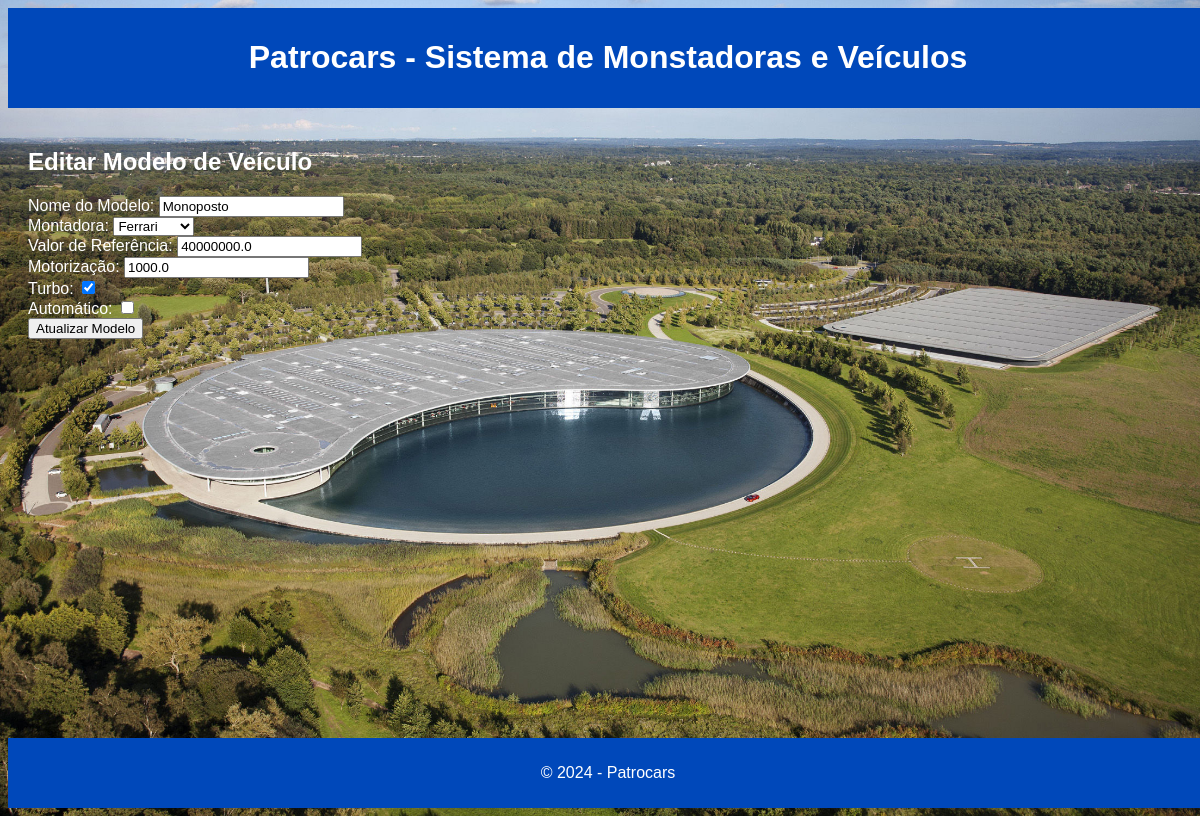
The page /modelos/1/edit on the database its author committed.
### models/modelo_model.py (models this page shows)
class Modelo(Base):
    __tablename__ = "modelos_veiculo"
    id = Column(Integer, primary_key=True, index=True)
    nome = Column(String, index=True)
    montadora_id = Column(Integer, ForeignKey('montadoras.id'))
    valor_referencia = Column(Float)
    motorizacao = Column(Float)
    turbo = Column(Boolean, default=False)
    automatico = Column(Boolean, default=False)
    montadora = relationship("Montadora", back_populates="modelos")
    veiculos = relationship("Veiculo", back_populates="modelo")

### models/montadora_model.py (models this page shows)
class Montadora(Base):
    __tablename__ = "montadoras"
    id = Column(Integer, primary_key=True, index=True)
    nome = Column(String, index=True)
    pais = Column(String)
    ano_fundacao = Column(Integer)
    modelos = relationship("Modelo", back_populates="montadora")

### controllers/modelo_controller.py (the view)
@router.get("/modelos/{modelo_id}/edit", response_class=HTMLResponse)
def form_edit_modelo(modelo_id: int, request: Request, db: Session = Depends(get_db)):
    modelo = db.query(Modelo).filter(Modelo.id == modelo_id).first()
    montadoras = db.query(Montadora).all()
    return templates.TemplateResponse("edit_modelo.html", {"request": request, "modelo": modelo, "montadoras": montadoras})

### templates/edit_modelo.html (shortened to what this page needs)
{% extends "base.html" %}
{% block content %}
<h2>Editar Modelo de Veículo</h2>
<form action="/modelos/{{ modelo.id }}/edit" method="post">
    <label for="nome">Nome do Modelo:</label>
    <input type="text" id="nome" name="nome" value="{{ modelo.nome }}" required><br>
    <label for="montadora_id">Montadora:</label>
    <select id="montadora_id" name="montadora_id">
        {% for montadora in montadoras %}
        <option value="{{ montadora.id }}" {% if montadora.id == modelo.montadora_id %}selected{% endif %}>
            {{ montadora.nome }}
        </option>
        {% endfor %}
    </select><br>
    <label for="valor_referencia">Valor de Referência:</label>
    <input type="number" id="valor_referencia" name="valor_referencia" step="0.01" value="{{ modelo.valor_referencia }}" required><br>
    <label for="motorizacao">Motorização:</label>
    <input type="number" id="motorizacao" name="motorizacao" step="0.1" value="{{ modelo.motorizacao }}" required><br>
    <label for="turbo">Turbo:</label>
    <input type="checkbox" id="turbo" name="turbo" {% if modelo.turbo %}checked{% endif %}><br>
    <label for="automatico">Automático:</label>
    <input type="checkbox" id="automatico" name="automatico" {% if modelo.automatico %}checked{% endif %}><br>
    <button type="submit">Atualizar Modelo</button>
</form>
{% endblock %}

### static/css/styles.css (style rules this page uses)
body { height: 100vh; width: 100vw; max-height: 1080px; max-width: 1920px; font-family: Arial, sans-serif; background-image: url('/static/images/mclaren3.jpg'); background-size: cover; background-position: center; background-attachment: fixed; color: #ffffff; display: flex; flex-direction: column; justify-content: space-between; overflow: hidden; }

### rows shown on the page
Modelo: nome "Monoposto", montadora_id "Ferrari", valor_referencia "40000000.0", motorizacao "1000.0", turbo "☑"
